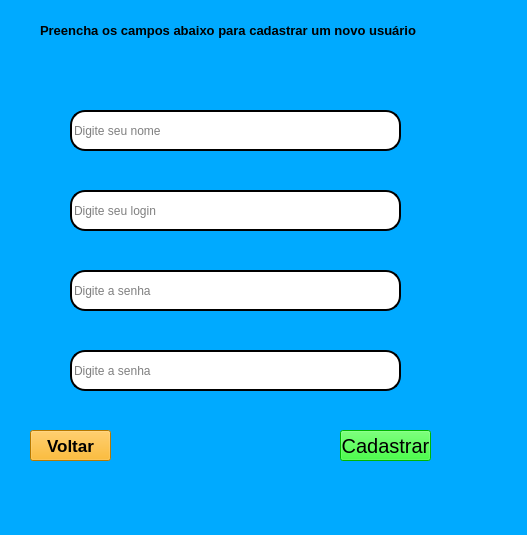
<?xml version="1.0" encoding="UTF-8"?>
<ui version="4.0">
 <class>MainWindow</class>
 <widget class="QMainWindow" name="MainWindow">
  <property name="geometry">
   <rect>
    <x>0</x>
    <y>0</y>
    <width>527</width>
    <height>535</height>
   </rect>
  </property>
  <property name="minimumSize">
   <size>
    <width>527</width>
    <height>535</height>
   </size>
  </property>
  <property name="maximumSize">
   <size>
    <width>527</width>
    <height>535</height>
   </size>
  </property>
  <property name="windowTitle">
   <string>MainWindow</string>
  </property>
  <property name="styleSheet">
   <string notr="true">background-color: rgb(0, 85, 255);
background-color: rgb(0, 170, 255);</string>
  </property>
  <widget class="QWidget" name="centralwidget">
   <widget class="QLabel" name="label">
    <property name="geometry">
     <rect>
      <x>40</x>
      <y>10</y>
      <width>391</width>
      <height>41</height>
     </rect>
    </property>
    <property name="font">
     <font>
      <pointsize>10</pointsize>
      <weight>75</weight>
      <bold>true</bold>
     </font>
    </property>
    <property name="text">
     <string>Preencha os campos abaixo para cadastrar um novo usuário</string>
    </property>
   </widget>
   <widget class="QLineEdit" name="lineEdit">
    <property name="geometry">
     <rect>
      <x>70</x>
      <y>110</y>
      <width>331</width>
      <height>41</height>
     </rect>
    </property>
    <property name="styleSheet">
     <string notr="true">background-color:rgb(255,255,255);
border-radius:15px;
border-style:outset;
border-width:2px;</string>
    </property>
    <property name="placeholderText">
     <string>Digite seu nome</string>
    </property>
   </widget>
   <widget class="QLineEdit" name="lineEdit_2">
    <property name="geometry">
     <rect>
      <x>70</x>
      <y>190</y>
      <width>331</width>
      <height>41</height>
     </rect>
    </property>
    <property name="styleSheet">
     <string notr="true">background-color:rgb(255,255,255);
border-radius:15px;
border-style:outset;
border-width:2px;</string>
    </property>
    <property name="placeholderText">
     <string>Digite seu login</string>
    </property>
   </widget>
   <widget class="QLineEdit" name="lineEdit_3">
    <property name="geometry">
     <rect>
      <x>70</x>
      <y>270</y>
      <width>331</width>
      <height>41</height>
     </rect>
    </property>
    <property name="styleSheet">
     <string notr="true">background-color:rgb(255,255,255);
border-radius:15px;
border-style:outset;
border-width:2px;</string>
    </property>
    <property name="text">
     <string/>
    </property>
    <property name="echoMode">
     <enum>QLineEdit::Password</enum>
    </property>
    <property name="placeholderText">
     <string>Digite a senha</string>
    </property>
   </widget>
   <widget class="QLineEdit" name="lineEdit_4">
    <property name="geometry">
     <rect>
      <x>70</x>
      <y>350</y>
      <width>331</width>
      <height>41</height>
     </rect>
    </property>
    <property name="styleSheet">
     <string notr="true">background-color:rgb(255,255,255);
border-radius:15px;
border-style:outset;
border-width:2px;</string>
    </property>
    <property name="echoMode">
     <enum>QLineEdit::Password</enum>
    </property>
    <property name="placeholderText">
     <string>Digite a senha</string>
    </property>
   </widget>
   <widget class="QPushButton" name="pushButton">
    <property name="geometry">
     <rect>
      <x>340</x>
      <y>430</y>
      <width>91</width>
      <height>31</height>
     </rect>
    </property>
    <property name="font">
     <font>
      <pointsize>15</pointsize>
     </font>
    </property>
    <property name="styleSheet">
     <string notr="true">background-color: rgb(0, 255, 0);</string>
    </property>
    <property name="text">
     <string>Cadastrar</string>
    </property>
   </widget>
   <widget class="QPushButton" name="pushButton_2">
    <property name="geometry">
     <rect>
      <x>30</x>
      <y>430</y>
      <width>81</width>
      <height>31</height>
     </rect>
    </property>
    <property name="font">
     <font>
      <pointsize>13</pointsize>
      <weight>75</weight>
      <bold>true</bold>
     </font>
    </property>
    <property name="styleSheet">
     <string notr="true">background-color: rgb(255, 170, 0);</string>
    </property>
    <property name="text">
     <string>Voltar</string>
    </property>
   </widget>
  </widget>
  <widget class="QMenuBar" name="menubar">
   <property name="geometry">
    <rect>
     <x>0</x>
     <y>0</y>
     <width>527</width>
     <height>20</height>
    </rect>
   </property>
  </widget>
  <widget class="QStatusBar" name="statusbar"/>
 </widget>
 <resources/>
 <connections/>
</ui>
